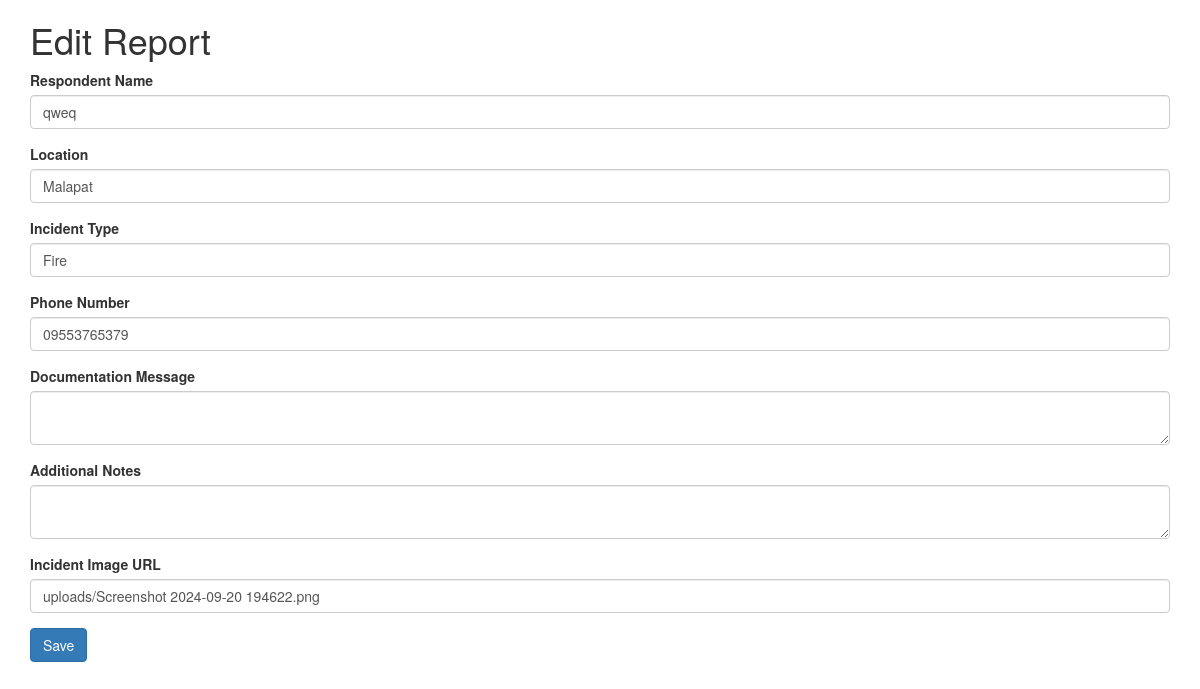
The page /edit_report.php?id=1 on the database its author committed.
### tables this page shows
CREATE TABLE `reports` (
  `id` int(11) NOT NULL,
  `respondent_name` varchar(255) DEFAULT NULL,
  `location` varchar(255) DEFAULT NULL,
  `phone_number` varchar(15) DEFAULT NULL,
  `incident_type` varchar(255) DEFAULT NULL,
  `incident_image` varchar(255) DEFAULT NULL,
  `latitude` decimal(10,8) DEFAULT NULL,
  `longitude` decimal(10,8) DEFAULT NULL,
  `created_at` timestamp NOT NULL DEFAULT current_timestamp(),
  `status` varchar(50) DEFAULT NULL,
  `user_id` int(11) DEFAULT NULL,
  `documentation_message` text DEFAULT NULL,
  `additional_notes` text DEFAULT NULL
);

### edit_report.php (the view, shortened to what this page needs)
<?php
include('db_connection.php');
$report_id = $_GET['id'];
$stmt = $conn->prepare("SELECT * FROM reports WHERE id = ?");
$stmt->bind_param("i", $report_id);
$stmt->execute();
$report = $stmt->get_result()->fetch_assoc();
?>
<!DOCTYPE html>
<html lang="en">
<head>
    <link rel='stylesheet' href='//maxcdn.bootstrapcdn.com/bootstrap/3.3.5/css/bootstrap.min.css'>
</head>
<body>
<div class="container">
    <h1>Edit Report</h1>
    <form method="POST">
        <div class="form-group">
            <label for="respondent_name">Respondent Name</label>
            <input type="text" class="form-control" id="respondent_name" name="respondent_name" value="<?php echo htmlspecialchars($report['respondent_name']); ?>" required>
        </div>
        <div class="form-group">
            <label for="location">Location</label>
            <input type="text" class="form-control" id="location" name="location" value="<?php echo htmlspecialchars($report['location']); ?>" required>
        </div>
        <div class="form-group">
            <label for="incident_type">Incident Type</label>
            <input type="text" class="form-control" id="incident_type" name="incident_type" value="<?php echo htmlspecialchars($report['incident_type']); ?>" required>
        </div>
        <div class="form-group">
            <label for="phone_number">Phone Number</label>
            <input type="text" class="form-control" id="phone_number" name="phone_number" value="<?php echo htmlspecialchars($report['phone_number']); ?>" required>
        </div>
        <div class="form-group">
            <label for="documentation_message">Documentation Message</label>
            <textarea class="form-control" id="documentation_message" name="documentation_message" required><?php echo htmlspecialchars($report['documentation_message']); ?></textarea>
        </div>
        <div class="form-group">
            <label for="additional_notes">Additional Notes</label>
            <textarea class="form-control" id="additional_notes" name="additional_notes"><?php echo htmlspecialchars($report['additional_notes']); ?></textarea>
        </div>
        <div class="form-group">
            <label for="incident_image">Incident Image URL</label>
            <input type="text" class="form-control" id="incident_image" name="incident_image" value="<?php echo htmlspecialchars($report['incident_image']); ?>" required>
        </div>
        <button type="submit" class="btn btn-primary">Save</button>
    </form>
</div>
</body>
</html>

### rows shown on the page
reports: respondent_name "qweq", location "Malapat", incident_type "Fire", phone_number "09553765379", incident_image "uploads/Screenshot 2024-09-20 194622.png"
